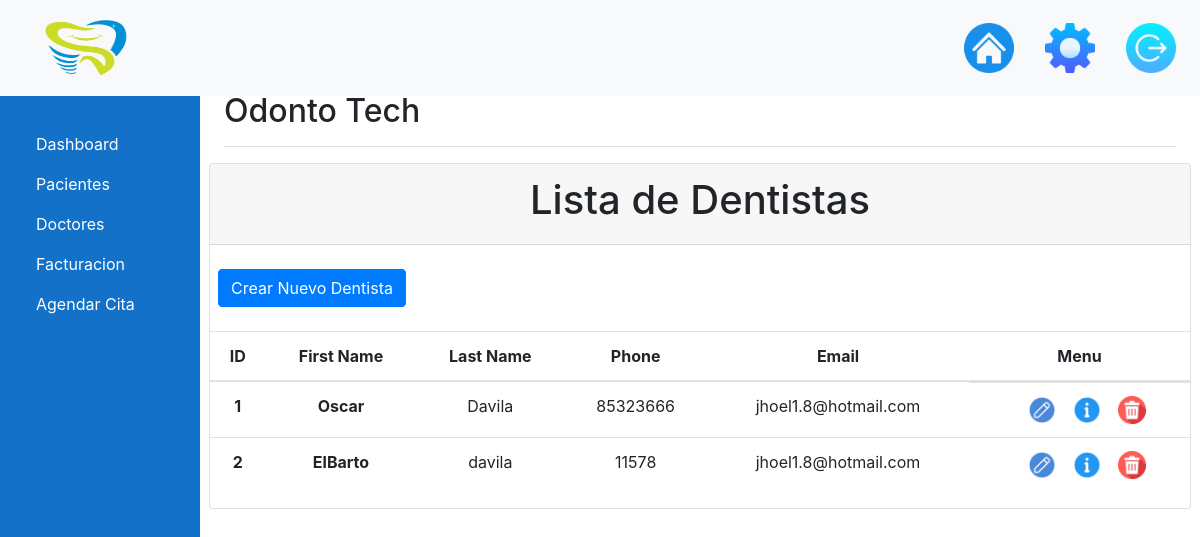
Page /Dentistas/dentistas/ (signed in) on the earlier database version.
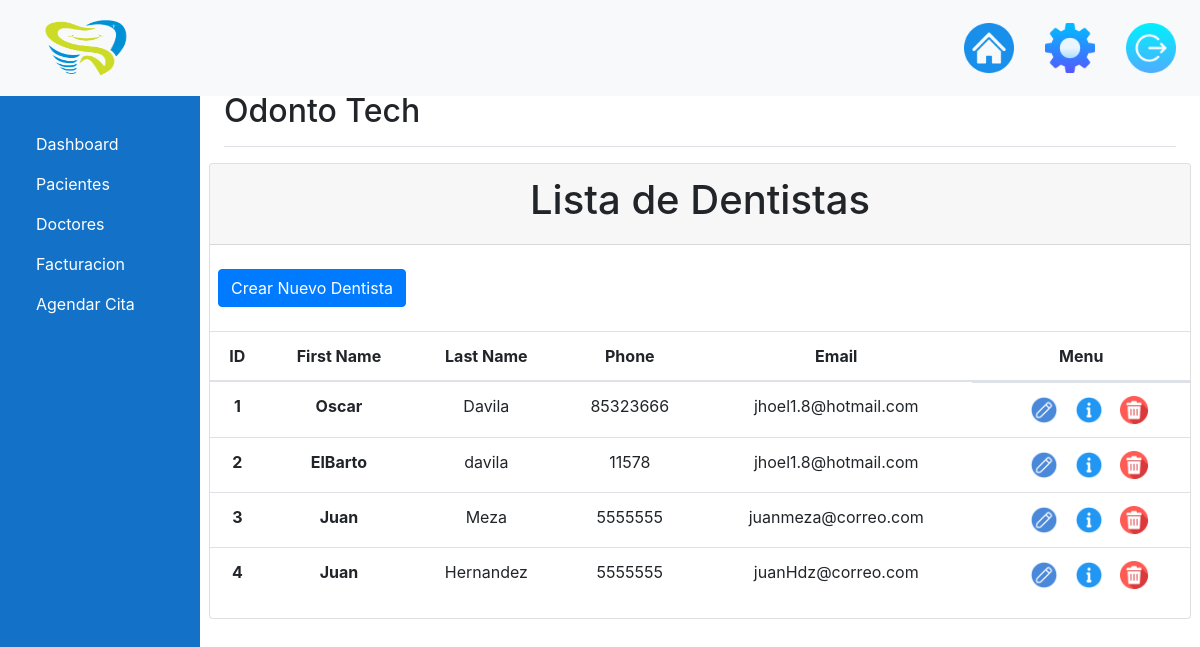
Same page on the later database version.
### Pacientes/models.py (models this page shows, shortened)
class Dentistas(models.Model):
    DentistasID = models.AutoField(primary_key=True)
    DentistasNombre = models.CharField(max_length=100, null=False, blank=False, verbose_name="Nombre")
    DentistasApellido = models.CharField(max_length=100, null=False, blank=False, verbose_name="Apellidos")
    DentistasEspecialidad = models.CharField(max_length=100, null=False, blank=False, verbose_name="Especialidad")
    DentistasTelefono = models.CharField(max_length=10, null=False, blank=False, verbose_name="Teléfono")
    DentistasEmail = models.CharField(max_length=100, null=False, blank=False, verbose_name="Email")
    DentistasEmailNormalizado = models.CharField(max_length=100, null=False, blank=False, verbose_name="Email Normalizado")
    class Meta:
        verbose_name_plural = "Dentistas"

### Dentistas/views.py (the view)
# urls.py: path("dentistas/", views.listar_dentistas, name='Lista_Dentistas'),
def listar_dentistas(request):
    dentistas = Dentistas.objects.all()
    return render(request, 'lista_dentistas.html', {'dentistas': dentistas})

### templates/lista_dentistas.html
{% extends 'base.html' %}
{% block content %}
    <div class="card row">
        <div class="card-header">
            <h1 class="text-center">Lista de Dentistas</h1>
        </div>
        <div class="row pt-4 pb-2">
            <div class="col-12 ml-2">
                <a href="{% url 'Insertar_Dentista' %}" class="btn btn-primary me-2">Crear Nuevo Dentista</a>
            </div>
        </div>
    <table class="table">
        <table class="table">
            <thead>
            <tr>
                <th scope="col">ID</th>
                <th scope="col">First Name</th>
                <th scope="col">Last Name</th>
                <th scope="col">Phone</th>
                <th scope="col">Email</th>
                <th scope="col">Menu</th>
            </tr>
            </thead>
            <tbody>
            {% for p in dentistas %}
                <tr>
                    <th> {{ p.DentistasID }}</th>
                    <th>{{ p.DentistasNombre }}</th>
                    <td>{{ p.DentistasApellido }}</td>
                    <td>{{ p.DentistasTelefono }}</td>
                    <td>{{ p.DentistasEmail }}</td>
                    <td class="edit_menu">
                        <li>
                            <a href="#"><a href="{% url 'edit' p.DentistasID %}"><img class="icon-edit" src="/media/Logo/Icons/edit.png" alt=""></a></a>
                        </li>
                        <li>
                            <a href="#"><a href="{% url 'information' p.DentistasID %}"><img class="icon-edit" src="/media/Logo/Icons/information.png" alt=""></a></a>
                        </li>
                        <li>
                            <a href="#"><a href="#"><img class="icon-edit" src="/media/Logo/Icons/delete.png" alt=""></a></a>
                        </li>
                    </td>
                </tr>
            {% endfor %}
            </tbody>
        </table>
    </table>
{% endblock %}

Differences in the rows shown:
added Dentistas: DentistasID "3", DentistasNombre "Juan", DentistasApellido "Meza", DentistasTelefono "5555555", DentistasEmail "juanmeza@correo.com"
added Dentistas: DentistasID "4", DentistasNombre "Juan", DentistasApellido "Hernandez", DentistasTelefono "5555555", DentistasEmail "juanHdz@correo.com"
